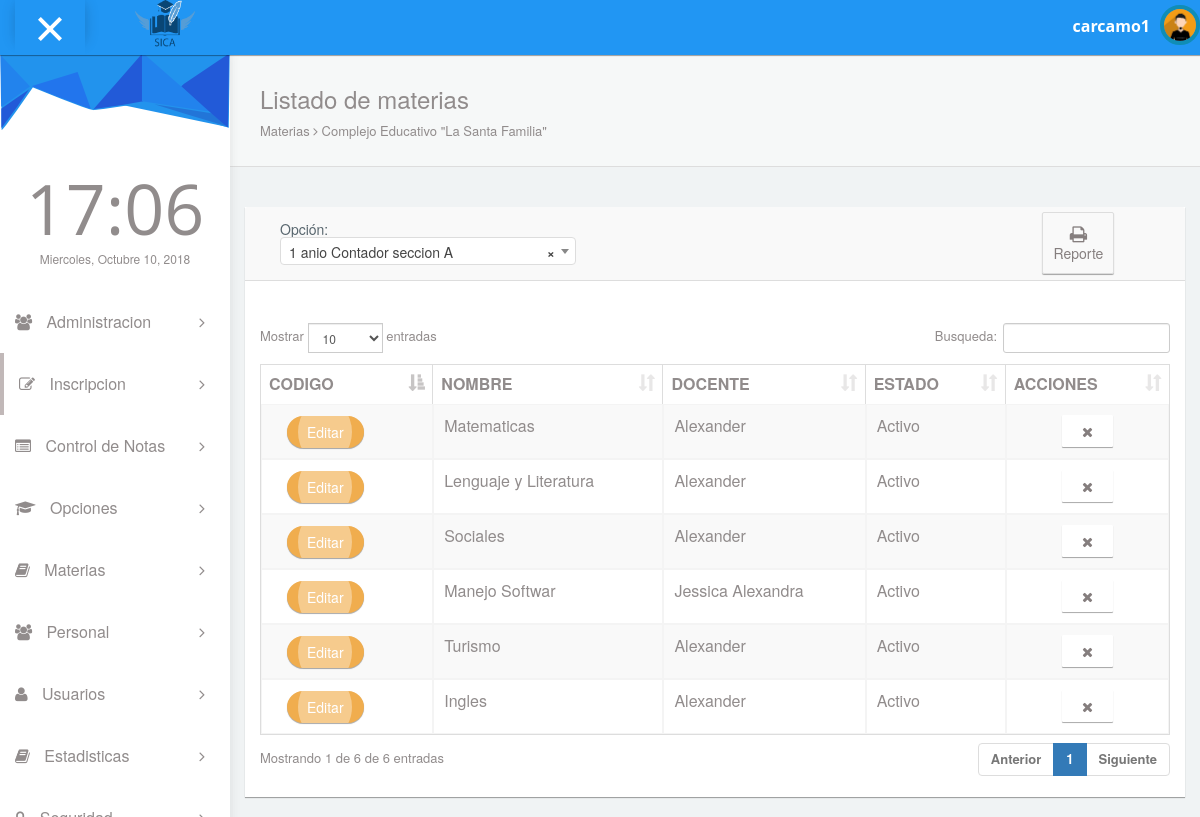
The app's page /pages/cmaterias.php (signed in) with its own data.
### tables this page shows
CREATE TABLE `tmaterias` (
  `eid_materia` int(11) NOT NULL,
  `ccodigo` varchar(10) NOT NULL,
  `cnombre` varchar(30) NOT NULL,
  `cdescripcion` varchar(200) NOT NULL,
  `efk_idopcion` int(11) NOT NULL,
  `efk_idhorario` int(11) NOT NULL,
  `estado` int(11) NOT NULL
);

CREATE TABLE `tpersonal` (
  `eid_personal` int(11) NOT NULL,
  `cdui` varchar(10) NOT NULL,
  `cnombre` varchar(50) NOT NULL,
  `capellido` varchar(50) NOT NULL,
  `ctelefono` varchar(10) NOT NULL,
  `ccorreo` varchar(200) NOT NULL,
  `cdireccion` varchar(200) NOT NULL,
  `ffechanacimiento` date NOT NULL,
  `iestado` int(11) NOT NULL,
  `isexo` int(11) NOT NULL,
  `efk_idcargo` int(11) NOT NULL
);

### pages/cmaterias.php (the view, shortened to what this page needs)
<?php
if($_SESSION["logueado"] == TRUE) {
?>
<!DOCTYPE html>
<html lang="en">
<head>
  <link rel="stylesheet" type="text/css" href="../asset/css/bootstrap.min.css">
  <link rel="stylesheet" type="text/css" href="../asset/css/plugins/font-awesome.min.css"/>
  <link rel="stylesheet" type="text/css" href="../asset/css/plugins/datatables.bootstrap.min.css"/>
  <link rel="stylesheet" type="text/css" href="../asset/css/plugins/animate.min.css"/>
  <link rel="stylesheet" type="text/css" href="../asset/css/plugins/select2.min.css"/>
   <link rel="stylesheet" type="text/css" href="../asset/css/sweetalert2.css"/>
  <link href="../asset/css/style.css" rel="stylesheet">
</head>
<body id="mimin" class="dashboard">
        <?php
        include "header.php";
        ?>
      <div class="container-fluid mimin-wrapper">
          <?php include "menu.php";?>
            <div id="content">
               <div class="panel box-shadow-none content-header">
                  <div class="panel-body">
                    <div class="col-md-12">
                        <h3 class="animated fadeInLeft">Listado de materias</h3>
                        <p class="animated fadeInDown">
                          Materias <span class="fa-angle-right fa"></span> Complejo Educativo "La Santa Familia"
                        </p>
                    </div>
                  </div>
              </div>
              <div class="col-md-12 top-20 padding-0">
                <div class="col-md-12">
                  <div class="panel">
                    <div class="panel-heading col-md-12">
                             <h5 class="col-md-4">Opción:
                                </h5>
                                <span class="col-md-6"></span>
                                <div class="col-md-2">
                                  <a class="btn btn-outline btn-default" >
                                      <i class="fa fa-print fa-lg"></i><br>Reporte
                                    </a>
                               </div>
                    </div>
                    <div class="panel-body">
                      <div class="responsive-table">
                      <table id="datatables-example" style="font-size:16px" class="table table-striped table-bordered" width="100%" cellspacing="0">
                      <thead>
                        <tr>
                          <th>CODIGO</th>
                          <th>NOMBRE</th>
                          <th>DOCENTE</th>
                          <th>ESTADO</th>
                          <th>ACCIONES</th>
                        </tr>
                      </thead>
                      <tbody>
                     <?php
                      include "../config/conexion.php";
                      $result = $conexion->query("select m.eid_materia as id, m.cnombre as materia,m.estado as estado, p.cnombre as docente FROM tmaterias as m, tpersonal as p,tpersonal_materia as pm WHERE p.eid_personal=pm.efk_idpersonal and m.eid_materia=pm.efk_idmateria");
                      if ($result) {
                          while ($fila = $result->fetch_object()) {
                            echo "<tr>";
                              echo "<td>
                              <div class='col-md-2' style='margin-top:1px'>
                                <button class='btn ripple-infinite btn-round btn-warning'  onclick='modify(" . $fila->id. ")';>
                               <div>
                                 <span>Editar</span>
                               </div>
                               </button>
                               </div>
                              </td>";
                             echo "<td>" . $fila->materia . "</td>";
                             echo "<td>" . $fila->docente . "</td>";
                               if ($fila->estado==1) {
                              echo "<td>Activo</td>";
                             echo "<td style='text-align:center;'><button align='center' title='Desactivar' type='button' class='btn btn-default' onclick=confirmar(" . $fila->id . ",1);><i class='fa fa-remove'></i>
                                 </button></td>";
                           }else
                           {
                              echo "<td>Inactivo</td>";
                              echo "<td style='text-align:center;'><button align='center' title='Activar' type='button' class='btn btn-default' onclick=confirmar(" . $fila->id . ",2);><i class='fa fa-check'></i>
                                </button></td>";
                          }
                            echo "</tr>";
                          }
                       }
                    ?>
                      </tbody>
                        </table>
                      </div>
                  </div>
                </div>
              </div>
              </div>
            </div>
</body>
</html>
<?php
}else {
  header("Location: index.php");
  }
?>

### pages/header.php (shortened to what this page needs)
<nav class="navbar navbar-default header navbar-fixed-top">
  <div class="col-md-12 nav-wrapper">
    <div class="navbar-header" style="width:100%;">
      <div class="opener-left-menu is-open">
        <span class="bottom"></span>
      </div>
      <b><img src="../asset/img/logo.png" style="width:60px;height=60px"></b>
        <a href="index.html" class="navbar-brand">
        </a>
      <ul class="nav navbar-nav navbar-right user-nav">
        <li class="user-name"><span><?php echo $_SESSION["usuario"]; ?> </span></li>
          <li class="dropdown avatar-dropdown">
           <img src="../asset/img/avatar.jpg" class="img-circle avatar" alt="user name" data-toggle="dropdown" aria-haspopup="true" aria-expanded="true"/>
        </li>
      </ul>
    </div>
  </div>
</nav>

### pages/menu.php (shortened to what this page needs)
<div id="left-menu">
  <div class="sub-left-menu scroll">
    <ul class="nav nav-list">
        <li><div class="left-bg"></div></li>
        <li class="time">
          <h1 class="animated fadeInLeft">21:00</h1>
          <p class="animated fadeInRight">Sat,October 1st 2029</p>
        </li>
        <li class="ripple">
      <a class="tree-toggle nav-header">
        <span class="fa fa-users"></span> Administracion
        <span class="fa-angle-right fa right-arrow text-right"></span>
      </a>
    </li>
    <li class="active ripple">
      <a class="tree-toggle nav-header"><span class="fa fa-edit"></span> Inscripcion
        <span class="fa-angle-right fa right-arrow text-right"></span>
      </a>
    </li>
    <li class="ripple">
          <a class="tree-toggle nav-header">
            <span class="fa fa-list-alt"></span> Control de Notas
            <span class="fa-angle-right fa right-arrow text-right"></span>
          </a>
        </li>
    <li class="ripple">
      <a class="tree-toggle nav-header">
        <span class="fa fa-graduation-cap"></span> Opciones
        <span class="fa-angle-right fa right-arrow text-right"></span>
      </a>
    </li>
    <li class="ripple">
      <a class="tree-toggle nav-header">
        <span class="fa fa-book"></span> Materias
        <span class="fa-angle-right fa right-arrow text-right"></span>
      </a>
    </li>
    <li class="ripple">
      <a class="tree-toggle nav-header">
        <span class="fa-users fa"></span> Personal
        <span class="fa-angle-right fa right-arrow text-right"></span>
      </a>
    </li>
    <li class="ripple">
      <a class="tree-toggle nav-header">
        <span class="fa-user fa"></span> Usuarios
        <span class="fa-angle-right fa right-arrow text-right"></span>
      </a>
    </li>
    <li class="ripple">
      <a class="tree-toggle nav-header">
        <span class="fa-book fa "></span> Estadisticas
        <span class="fa-angle-right fa right-arrow text-right"></span>
      </a>
    </li>
        <li class="ripple">
          <a class="tree-toggle nav-header">
            <span class="fa fa-lock "></span> Seguridad
            <span class="fa-angle-right fa right-arrow text-right"></span>
          </a>
        </li>
      </ul>
    </div>
</div>

### records on screen
tmaterias: cnombre "Matematicas", tpersonal.cnombre "Alexander"
tmaterias: cnombre "Lenguaje y Literatura", tpersonal.cnombre "Alexander"
tmaterias: cnombre "Sociales", tpersonal.cnombre "Alexander"
tmaterias: cnombre "Manejo Softwar", tpersonal.cnombre "Jessica Alexandra"
tmaterias: cnombre "Turismo", tpersonal.cnombre "Alexander"
tmaterias: cnombre "Ingles", tpersonal.cnombre "Alexander"

### other values on screen
$_SESSION["usuario"] "carcamo1"
